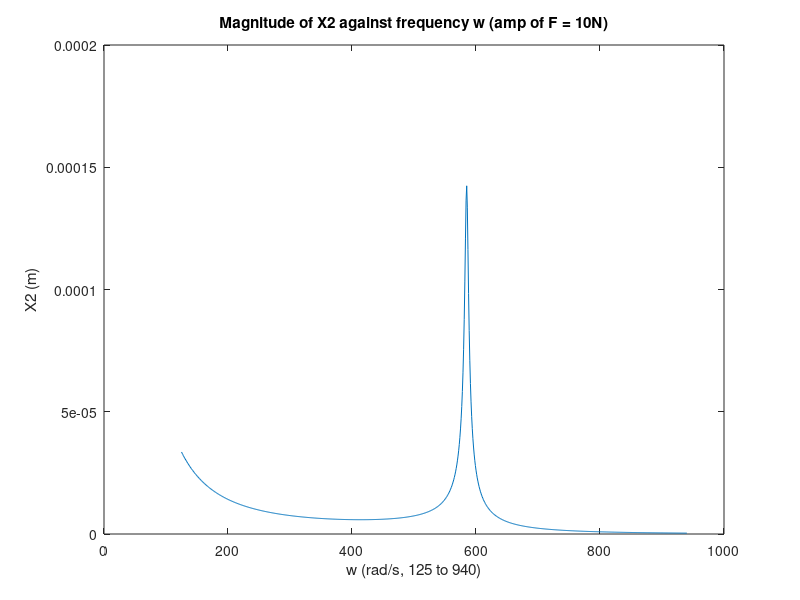

Here is the MATLAB script that generated this plot:
% Plotting the amplitude of X2 for mass m2 against angular frequency w
% between the ranges 125rad/s to 940rad/s with excitation force
% amplitude of 10N
% Author: Stephen Xie / Code Wizard
clear;

m1 = 1;
m2 = 1;
k = 171080;
c = 3;
F = 10;
X2vf = zeros(815,1);
w = zeros(815,1);

for freq = 125:1:940
    w(freq-124) = freq;
    delta = (k+1i*freq*c-(freq^2)*m1)*(k+1i*freq*c-(freq^2)*m2)-((-k-1i*freq*c)^2);
    X2vf(freq-124) = abs((k+1i*freq*c)/delta);
end

X2 = X2vf*F;

plot(w, X2vf);
title("Magnitude of X2 against frequency w (amp of F = 10N)");
xlabel("w (rad/s, 125 to 940)");
ylabel("X2 (m)");